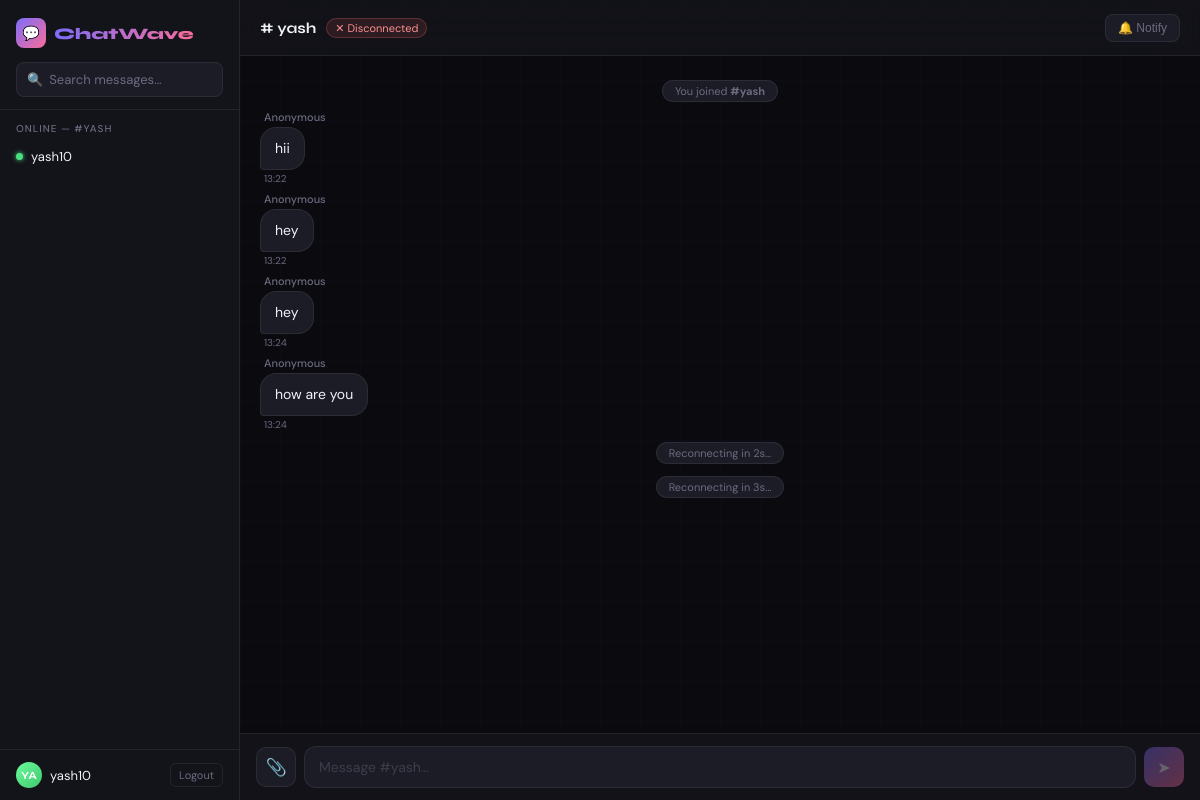
The page /chat/yash/ (signed in) on the database its author committed.
### chat/models.py (models this page shows, shortened)
class Message(models.Model):
    MESSAGE_TYPES = (
        ('text', 'Text'), ('image', 'Image'), ('video', 'Video'),
    )
    username   = models.CharField(max_length=100)
    room       = models.CharField(max_length=100)
    content    = models.TextField(blank=True)
    file       = models.FileField(upload_to='chat_uploads/', blank=True, null=True)
    msg_type   = models.CharField(max_length=10, choices=MESSAGE_TYPES, default='text')
    is_edited  = models.BooleanField(default=False)
    timestamp  = models.DateTimeField(auto_now_add=True)
    class Meta:
        ordering = ['timestamp']

### chat/views.py (the view)
# urls.py: path('<str:room_name>/', views.room, name='room'),
@login_required
def room(request, room_name):
    from django.db.models import Q
    messages = Message.objects.filter(
        room=room_name
    ).exclude(
        Q(msg_type__in=['image','video']) & Q(file='')
    ).order_by('timestamp')[:50]
    return render(request, 'chat/room.html', {
        'room_name': room_name,
        'messages': messages,
    })

### chat/templates/chat/room.html (shortened to what this page needs)
<!DOCTYPE html>
<html lang="en">
<head>
  {% load static %}
</head>
<body>
<aside class="sidebar">
  <div class="sidebar-header">
    <div class="logo-row">
      <div class="logo-icon">💬</div>
      <span class="logo-text">ChatWave</span>
    </div>
    <div class="search-box">
      <span style="font-size:13px;flex-shrink:0;">🔍</span>
      <input id="search-input" type="text" placeholder="Search messages…" autocomplete="off">
    </div>
  </div>
  <div class="online-section">
    <div class="section-label">Online — #{{ room_name }}</div>
    <div id="online-list">
      <div class="online-item"><span class="online-dot"></span><span>{{ request.user.username }}</span></div>
    </div>
  </div>
  <div class="sidebar-footer">
    <div class="user-chip">
      <div class="avatar-sm" id="my-avatar"></div>
      <span>{{ request.user.username }}</span>
    </div>
    <a href="/chat/logout/" class="logout-btn">Logout</a>
  </div>
</aside>
<div class="chat-area">
  <div class="chat-header">
    <div class="header-left">
      <span class="room-title"># {{ room_name }}</span>
      <span class="conn-badge connecting" id="conn-badge">Connecting…</span>
    </div>
    <button class="notif-btn" id="notif-btn" onclick="toggleNotifications()">🔔 Notify</button>
  </div>
  <div class="log-wrap">
    <div id="chat-log">
      <div class="sys-msg">You joined <strong>#{{ room_name }}</strong></div>
      {% for msg in messages %}
        <div class="msg-group {% if msg.username == request.user.username %}me{% else %}other{% endif %}" data-id="{{ msg.id }}">
          <div class="msg-sender">{% if msg.username == request.user.username %}You{% else %}{{ msg.username }}{% endif %}</div>
         {% if msg.msg_type == 'image' and msg.file %}
  <div class="media-bubble"><img src="{{ msg.file.url }}" alt="image" onclick="openLightbox('image','{{ msg.file.url }}')"></div>
{% elif msg.msg_type == 'video' and msg.file %}
  <div class="media-bubble"><video src="{{ msg.file.url }}" controls></video></div>
{% else %}
  <div class="bubble">{{ msg.content }}{% if msg.is_edited %}<span class="edited-tag">(edited)</span>{% endif %}</div>
{% endif %}
          <div class="msg-footer"><span class="msg-time">{{ msg.timestamp|date:"H:i" }}</span></div>
        </div>
      {% endfor %}
    </div>
  </div>
  <div id="typing-bar"></div>
  <div class="input-bar">
    <label class="icon-btn" title="Attach photo/video">
      📎
    </label>
    <div class="input-wrap">
      <input id="chat-message-input" type="text" placeholder="Message #{{ room_name }}…" autocomplete="off">
    </div>
    <button class="send-btn" id="send-btn" onclick="sendMessage()">➤</button>
  </div>
</div>
</body>
</html>

### rows shown on the page
Message: username "Anonymous", content "hii", timestamp "13:22"
Message: username "Anonymous", content "hey", timestamp "13:22"
Message: username "Anonymous", content "hey", timestamp "13:24"
Message: username "Anonymous", content "how are you", timestamp "13:24"

### other values the page prints
{{ room_name }} "YASH"
{{ request.user.username }} "yash10"
{{ room_name }} "yash"
